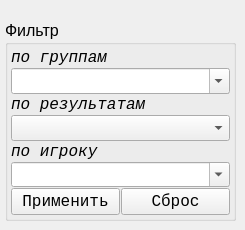
      <widget class="QWidget" name="page_9">
       <widget class="QGroupBox" name="groupBox_filter_group">
        <property name="geometry">
         <rect>
          <x>5</x>
          <y>20</y>
          <width>231</width>
          <height>201</height>
         </rect>
        </property>
        <property name="font">
         <font>
          <pointsize>12</pointsize>
          <weight>50</weight>
          <bold>false</bold>
         </font>
        </property>
        <property name="title">
         <string>Фильтр</string>
        </property>
        <layout class="QVBoxLayout" name="verticalLayout_4">
         <property name="spacing">
          <number>1</number>
         </property>
         <property name="leftMargin">
          <number>3</number>
         </property>
         <property name="topMargin">
          <number>3</number>
         </property>
         <property name="rightMargin">
          <number>3</number>
         </property>
         <property name="bottomMargin">
          <number>3</number>
         </property>
         <item>
          <layout class="QVBoxLayout" name="verticalLayout_3">
           <property name="spacing">
            <number>1</number>
           </property>
           <item>
            <widget class="QLabel" name="label_14">
             <property name="font">
              <font>
               <family>Courier New</family>
               <pointsize>12</pointsize>
               <italic>true</italic>
              </font>
             </property>
             <property name="text">
              <string>по группам</string>
             </property>
            </widget>
           </item>
           <item>
            <widget class="QComboBox" name="comboBox_filter_group">
             <property name="editable">
              <bool>true</bool>
             </property>
            </widget>
           </item>
           <item>
            <widget class="QLabel" name="label_25">
             <property name="font">
              <font>
               <family>Courier New</family>
               <pointsize>12</pointsize>
               <italic>true</italic>
              </font>
             </property>
             <property name="text">
              <string>по результатам</string>
             </property>
            </widget>
           </item>
           <item>
            <widget class="QComboBox" name="comboBox_filter_played"/>
           </item>
           <item>
            <widget class="QLabel" name="label_26">
             <property name="font">
              <font>
               <family>Courier New</family>
               <pointsize>12</pointsize>
               <italic>true</italic>
              </font>
             </property>
             <property name="text">
              <string>по игроку</string>
             </property>
            </widget>
           </item>
           <item>
            <widget class="QComboBox" name="comboBox_find_name">
             <property name="font">
              <font>
               <pointsize>12</pointsize>
              </font>
             </property>
             <property name="editable">
              <bool>true</bool>
             </property>
            </widget>
           </item>
          </layout>
         </item>
         <item>
          <layout class="QHBoxLayout" name="horizontalLayout_9">
           <property name="spacing">
            <number>1</number>
           </property>
           <item>
            <widget class="QPushButton" name="Button_filter_gr">
             <property name="font">
              <font>
               <family>Courier New</family>
               <pointsize>12</pointsize>
               <weight>50</weight>
               <bold>false</bold>
              </font>
             </property>
             <property name="text">
              <string>Применить</string>
             </property>
            </widget>
           </item>
           <item>
            <widget class="QPushButton" name="Button_reset_filter_gr">
             <property name="font">
              <font>
               <family>Courier New</family>
               <pointsize>12</pointsize>
               <weight>50</weight>
               <bold>false</bold>
              </font>
             </property>
             <property name="text">
              <string>Сброс</string>
             </property>
            </widget>
           </item>
          </layout>
         </item>
        </layout>
       </widget>
      </widget>
